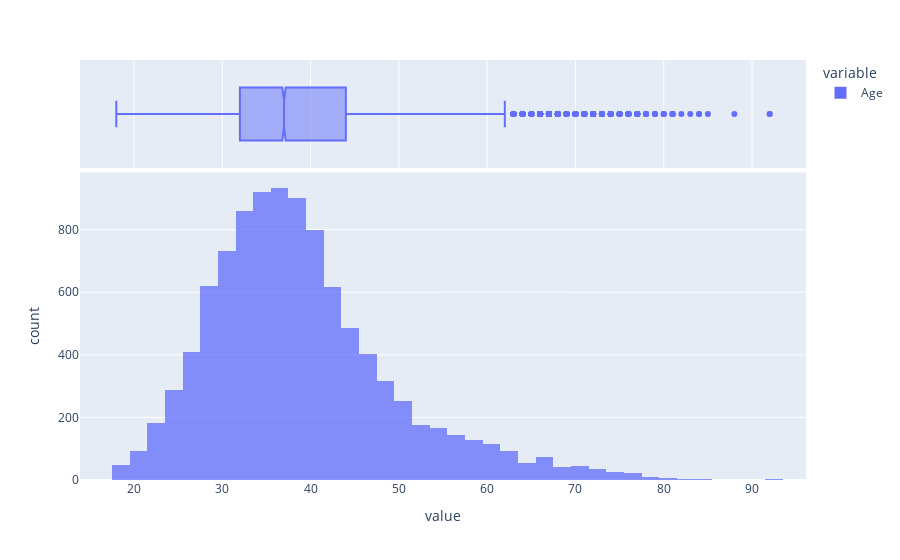

The code cell stored with this chart in its notebook:
### Code cell
fig = px.histogram(df['Age'], nbins=60, marginal="box",  opacity=0.75)
fig.show()

### Figure 1 — Plotly figure (JSON) as saved in the notebook; plotly's stock layout.template omitted (floating-point values rounded to 4 significant figures; data arrays with more than 128 entries replaced by an {"elided": "..."} marker saying what was removed)
{"data": [{"alignmentgroup": "True", "bingroup": "x", "hovertemplate": "variable=Age<br>value=%{x}<br>count=%{y}<extra></extra>", "legendgroup": "Age", "marker": {"color": "#636efa", "opacity": 0.75, "pattern": {"shape": ""}}, "name": "Age", "nbinsx": 60, "offsetgroup": "Age", "orientation": "v", "showlegend": true, "type": "histogram", "x": {"elided": "10000 int values"}, "xaxis": "x", "yaxis": "y"}, {"alignmentgroup": "True", "hovertemplate": "variable=Age<br>value=%{x}<extra></extra>", "legendgroup": "Age", "marker": {"color": "#636efa"}, "name": "Age", "notched": true, "offsetgroup": "Age", "showlegend": false, "type": "box", "x": {"elided": "10000 int values"}, "xaxis": "x2", "yaxis": "y2"}], "layout": {"barmode": "relative", "legend": {"title": {"text": "variable"}, "tracegroupgap": 0}, "margin": {"t": 60}, "xaxis": {"anchor": "y", "domain": [0, 1], "title": {"text": "value"}}, "xaxis2": {"anchor": "y2", "domain": [0, 1], "matches": "x", "showgrid": true, "showticklabels": false}, "yaxis": {"anchor": "x", "domain": [0, 0.7326], "title": {"text": "count"}}, "yaxis2": {"anchor": "x2", "domain": [0.7426, 1], "matches": "y2", "showgrid": false, "showline": false, "showticklabels": false, "ticks": ""}}}
